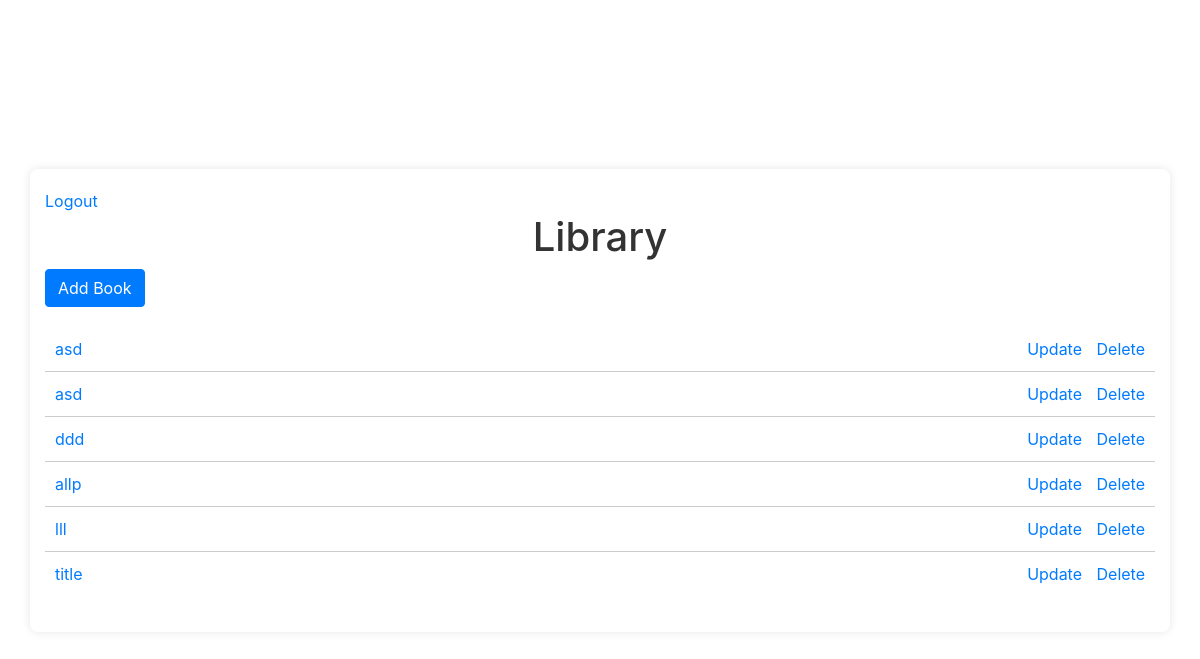
The app's page / (signed in) with its own data.
### book/models.py (models this page shows, shortened)
class Book(models.Model):
    title = models.CharField(max_length=255)
    author = models.CharField(max_length=255)
    year = models.DateTimeField(auto_now=True)
    description = models.TextField()

### book/views.py (the view)
# urls.py: path('', books, name='books'),
@login_required
def books(request):
    books = Book.objects.all()
    return render(request, 'book.html', {'books':books})

### templates/book.html
{% extends 'base.html' %}
{% block content %}
<div class="container">
    <a href="{% url 'book:logout'%}" class="float-end">Logout</a>
        <h1>Library</h1>
        <a href="{% url 'book:book_create'%}" class="btn btn-primary add-book">Add Book</a>
        <ol>
            {% for book in books %}
                <li>
                    <span class="book-title"><a href="{% url 'book:book_details' pk=book.pk %}">{{ book.title }}</a></span>
                <span class="book-actions">
                    <a href="{% url 'book:book_update' pk=book.pk %}">Update</a>
                    <a href="{% url 'book:delete' pk=book.pk %}">Delete</a>
                </span>
                </li>
            {% endfor %}
        </ol>
    </div>
{% endblock content %}

### static/style.css (style rules this page uses)
body { font-family: Arial, sans-serif; margin: 0; padding: 20px; background-color: #f4f4f4; }
h1 { text-align: center; color: #333; }
.container { max-width: 800px; margin: 0 auto; background: #fff; padding: 20px; border-radius: 8px; box-shadow: 0 0 10px rgba(0, 0, 0, 0.1); }
.add-book { display: block; margin-bottom: 20px; text-align: center; padding: 10px 20px; background-color: #007BFF; color: #fff; text-decoration: none; border-radius: 4px; }
ol { list-style: none; padding: 0; }
li { display: flex; justify-content: space-between; align-items: center; padding: 10px; border-bottom: 1px solid #ccc; }
li:last-child { border-bottom: none; }
.book-title { flex-grow: 1; }
.book-actions a { margin-left: 10px; text-decoration: none; color: #007BFF; }
body { font-family: Arial, sans-serif; background-color: #f4f4f4; display: flex; justify-content: center; align-items: center; height: 100vh; margin: 0; }
h1 { margin-bottom: 25px; color: #333; font-size: 24px; }

### records on screen
Book: title "asd"
Book: title "asd"
Book: title "ddd"
Book: title "allp"
Book: title "lll"
Book: title "title"
